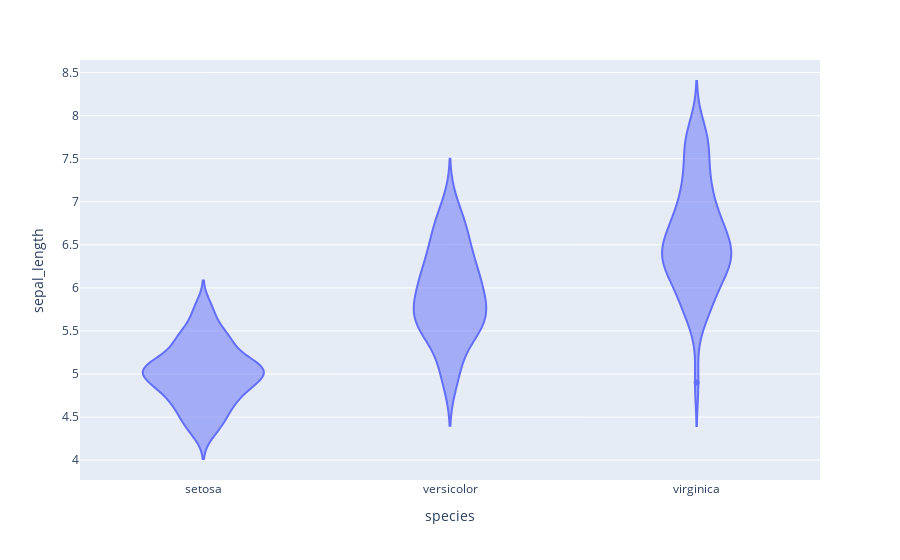

The cell this chart's notebook holds for it:
### Code cell
px.violin(df,x='species',y='sepal_length')

### Figure 1 — Plotly figure (JSON) as saved in the notebook; plotly's stock layout.template omitted (floating-point values rounded to 4 significant figures; data arrays with more than 128 entries replaced by an {"elided": "..."} marker saying what was removed)
{"data": [{"alignmentgroup": "True", "box": {"visible": false}, "hovertemplate": "species=%{x}<br>sepal_length=%{y}<extra></extra>", "legendgroup": "", "marker": {"color": "#636efa"}, "name": "", "offsetgroup": "", "orientation": "v", "scalegroup": "True", "showlegend": false, "type": "violin", "x": {"elided": "150 str values"}, "x0": " ", "xaxis": "x", "y": {"elided": "150 float values"}, "y0": " ", "yaxis": "y"}], "layout": {"legend": {"tracegroupgap": 0}, "margin": {"t": 60}, "violinmode": "group", "xaxis": {"anchor": "y", "domain": [0, 1], "title": {"text": "species"}}, "yaxis": {"anchor": "x", "domain": [0, 1], "title": {"text": "sepal_length"}}}}
